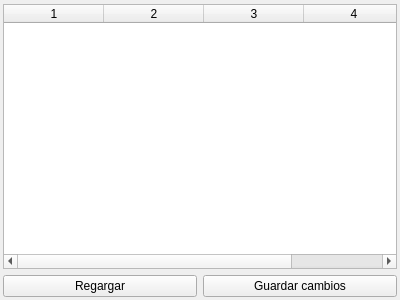
<?xml version="1.0" encoding="UTF-8"?>
<ui version="4.0">
 <class>ProvidersWindow</class>
 <widget class="QWidget" name="ProvidersWindow">
  <property name="geometry">
   <rect>
    <x>0</x>
    <y>0</y>
    <width>400</width>
    <height>300</height>
   </rect>
  </property>
  <property name="windowTitle">
   <string>Form</string>
  </property>
  <layout class="QVBoxLayout" name="verticalLayout">
   <property name="leftMargin">
    <number>3</number>
   </property>
   <property name="topMargin">
    <number>4</number>
   </property>
   <property name="rightMargin">
    <number>3</number>
   </property>
   <property name="bottomMargin">
    <number>3</number>
   </property>
   <item>
    <widget class="QTableWidget" name="table_prividers">
     <property name="columnCount">
      <number>4</number>
     </property>
     <column/>
     <column/>
     <column/>
     <column/>
    </widget>
   </item>
   <item>
    <layout class="QHBoxLayout" name="horizontalLayout">
     <item>
      <widget class="QPushButton" name="button_reload">
       <property name="text">
        <string>Regargar</string>
       </property>
      </widget>
     </item>
     <item>
      <widget class="QPushButton" name="button_save">
       <property name="text">
        <string>Guardar cambios</string>
       </property>
      </widget>
     </item>
    </layout>
   </item>
  </layout>
 </widget>
 <resources/>
 <connections/>
</ui>
